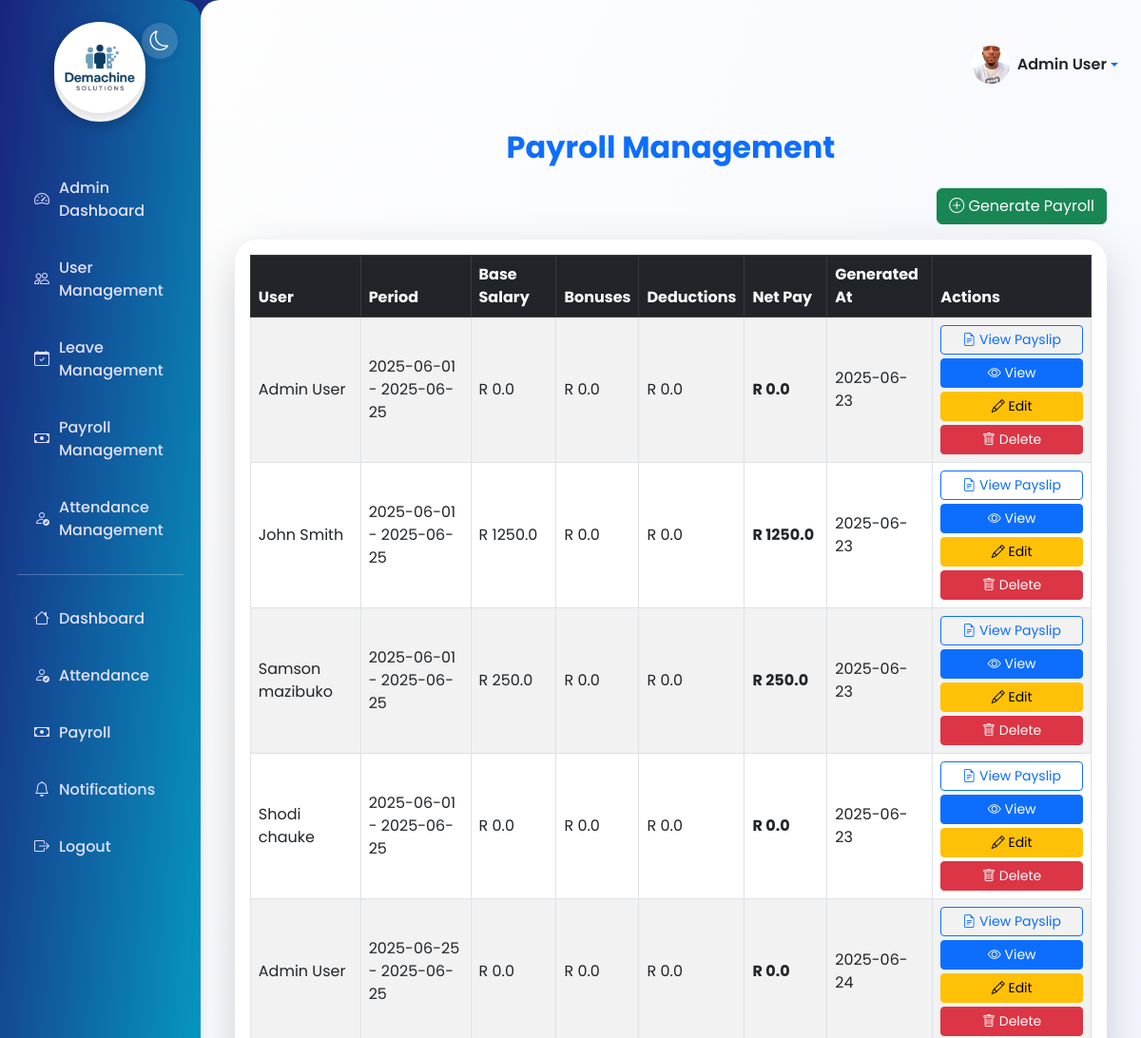
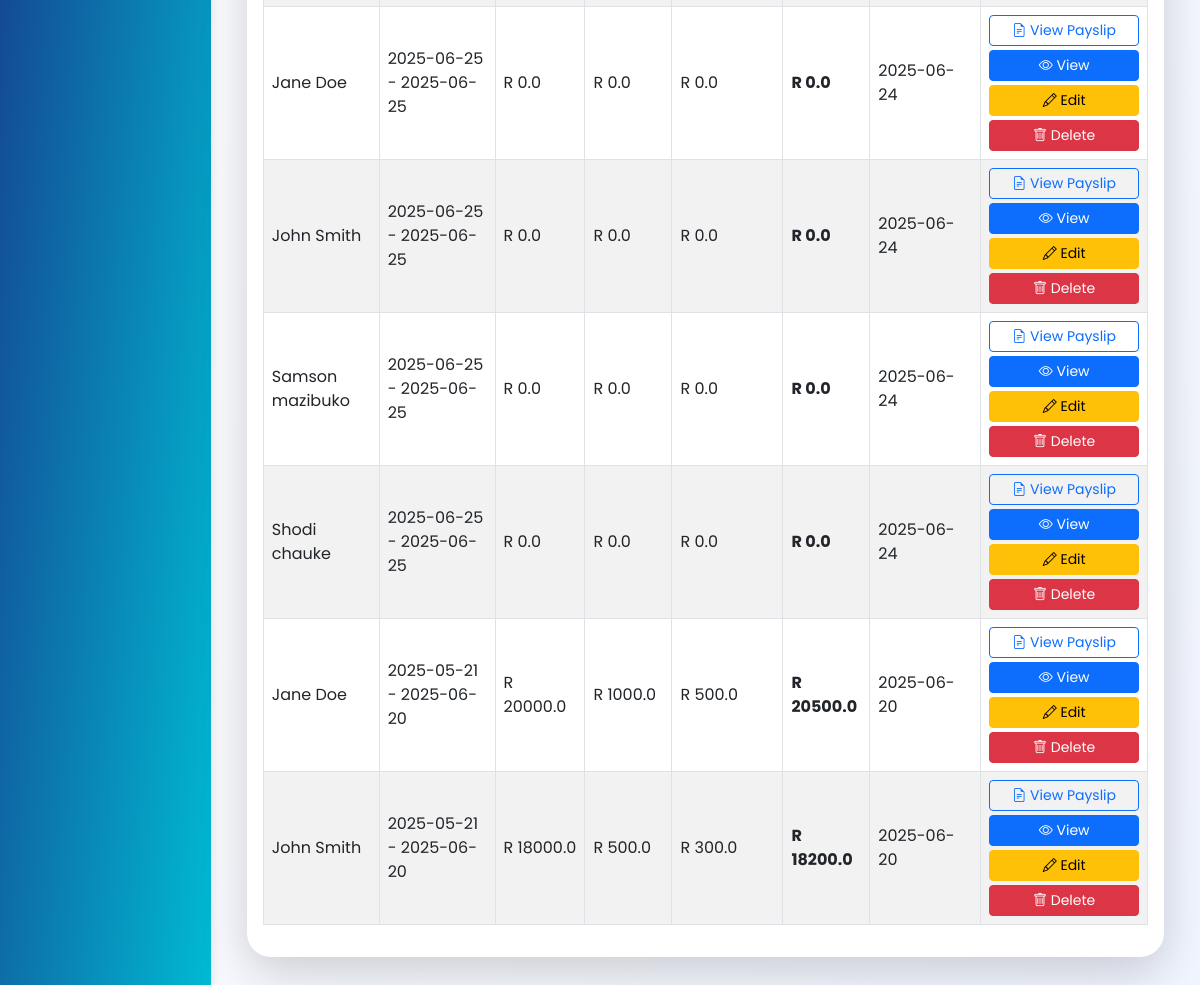
The app's page /admin/payroll (signed in) with its own data (2 pictures, top to bottom).
### models.py (models this page shows, shortened)
class User(db.Model, UserMixin):
    id = db.Column(db.Integer, primary_key=True)
    username = db.Column(db.String(80), unique=True, nullable=False)
    email = db.Column(db.String(120), unique=True, nullable=False)
    password_hash = db.Column(db.String(128), nullable=False)
    name = db.Column(db.String(100))
    phone = db.Column(db.String(20))
    role = db.Column(db.String(20), default='user')  # 'admin' or 'user'
    is_active = db.Column(db.Boolean, default=True)
    date_joined = db.Column(db.DateTime, default=datetime.utcnow)
    face_encoding = db.Column(db.PickleType)  # Store face encoding as binary
    profile_picture = db.Column(db.String(255))  # Filename of profile picture
    email_notifications = db.Column(db.Boolean, default=True)
    sms_notifications = db.Column(db.Boolean, default=False)
    is_verified = db.Column(db.Boolean, default=False)
    attendances = db.relationship('Attendance', backref='user', lazy=True)
    leaves = db.relationship('LeaveRequest', backref='user', lazy=True)
    payrolls = db.relationship('Payroll', backref='user', lazy=True)
    notifications = db.relationship('Notification', backref='user', lazy=True)

class Payroll(db.Model):
    id = db.Column(db.Integer, primary_key=True)
    user_id = db.Column(db.Integer, db.ForeignKey('user.id'), nullable=False)
    period_start = db.Column(db.Date, nullable=False)
    period_end = db.Column(db.Date, nullable=False)
    base_salary = db.Column(db.Float, nullable=False)
    bonuses = db.Column(db.Float, default=0.0)
    deductions = db.Column(db.Float, default=0.0)
    net_pay = db.Column(db.Float, nullable=False)
    generated_at = db.Column(db.DateTime, default=datetime.utcnow)

### app.py (the view)
@app.route('/admin/payroll')
@login_required
@admin_required
def admin_payroll():
    payrolls = Payroll.query.order_by(Payroll.period_end.desc()).all()
    return render_template('admin_payroll.html', payrolls=payrolls)

### app.py (called while the page is built)
@login_manager.user_loader
def load_user(user_id):
    return User.query.get(int(user_id))

def admin_required(f):
    @wraps(f)
    def decorated_function(*args, **kwargs):
        if not current_user.is_authenticated or current_user.role != 'admin':
            abort(403)
        return f(*args, **kwargs)
    return decorated_function

@app.before_request
def before_request():
    if current_user.is_authenticated:
        g.unread_notifications = Notification.query.filter_by(user_id=current_user.id, is_read=False).count()
    else:
        g.unread_notifications = 0

### templates/admin_payroll.html (shortened to what this page needs)
{% extends "layout.html" %}
{% block content %}
<div class="container py-4">
  <h2 class="mb-4 fw-bold text-primary text-center">Payroll Management</h2>
  <div class="d-flex justify-content-end mb-3">
    <a href="/admin/payroll/generate" class="btn btn-success"><i class="bi bi-plus-circle"></i> Generate Payroll</a>
  </div>
  <div class="card shadow-lg border-0 mb-4" style="border-radius: 1.5rem;">
    <div class="card-body">
      <div class="table-responsive">
        <table class="table table-bordered table-striped align-middle">
          <thead class="table-dark">
            <tr>
              <th>User</th>
              <th>Period</th>
              <th>Base Salary</th>
              <th>Bonuses</th>
              <th>Deductions</th>
              <th>Net Pay</th>
              <th>Generated At</th>
              <th>Actions</th>
            </tr>
          </thead>
          <tbody>
            {% for payroll in payrolls %}
            <tr>
              <td>{{ payroll.user.name or payroll.user.username }}</td>
              <td>{{ payroll.period_start.strftime('%Y-%m-%d') }} - {{ payroll.period_end.strftime('%Y-%m-%d') }}</td>
              <td>R {{ payroll.base_salary }}</td>
              <td>R {{ payroll.bonuses }}</td>
              <td>R {{ payroll.deductions }}</td>
              <td><strong>R {{ payroll.net_pay }}</strong></td>
              <td>{{ payroll.generated_at.strftime('%Y-%m-%d') }}</td>
              <td>
                <a href="/payroll/{{ payroll.id }}/payslip" class="btn btn-outline-primary btn-sm mb-1 w-100"><i class="bi bi-file-earmark-text"></i> View Payslip</a>
                <a href="/admin/payroll/{{ payroll.id }}" class="btn btn-primary btn-sm mb-1 w-100"><i class="bi bi-eye"></i> View</a>
                <a href="/admin/payroll/{{ payroll.id }}/edit" class="btn btn-warning btn-sm mb-1 w-100"><i class="bi bi-pencil"></i> Edit</a>
                <form method="post" action="/admin/payroll/{{ payroll.id }}/delete" style="display:inline;">
                  <button type="submit" class="btn btn-danger btn-sm w-100" onclick="return confirm('Delete this payroll record?');"><i class="bi bi-trash"></i> Delete</button>
                </form>
              </td>
            </tr>
            {% else %}
            <tr>
              <td colspan="8" class="text-center">No payroll records found.</td>
            </tr>
            {% endfor %}
          </tbody>
        </table>
      </div>
    </div>
  </div>
</div>
{% endblock %}

### templates/layout.html (shortened to what this page needs)
<!DOCTYPE html>
<html lang="en">
<head>
    <link href="https://cdn.jsdelivr.net/npm/bootstrap@5.3.0/dist/css/bootstrap.min.css" rel="stylesheet">
    <link href="https://cdn.jsdelivr.net/npm/bootstrap-icons@1.10.5/font/bootstrap-icons.css" rel="stylesheet">
</head>
<body>
    <div class="d-flex">
        <div class="sidebar">
            <div class="brand" style="justify-content: center; text-align: center;">
                <div class="brand-logo" style="margin: 0 auto;">
                    <img src="{{ url_for('static', filename='images/Demachine solutions.png') }}" alt="Demachine solutions logo" style="width:96px; height:96px; object-fit:cover; border-radius:50%; border:4px solid #fff; box-shadow:0 4px 16px rgba(0,0,0,0.18); margin-bottom:18px; background:#fff;">
                </div>
            </div>
            <button class="theme-toggle" id="themeToggle" title="Toggle dark/light mode">
                <i class="bi bi-moon" id="themeIcon"></i>
            </button>
            <ul class="nav flex-column mt-4">
                {% if current_user.is_authenticated %}
                    {% if current_user.role == 'admin' %}
                        <li class="nav-item"><a href="/admin" class="nav-link"><i class="bi bi-speedometer2"></i> Admin Dashboard</a></li>
                        <li class="nav-item"><a href="/admin/users" class="nav-link"><i class="bi bi-people"></i> User Management</a></li>
                        <li class="nav-item"><a href="/admin/leaves" class="nav-link"><i class="bi bi-calendar-check"></i> Leave Management</a></li>
                        <li class="nav-item"><a href="/admin/payroll" class="nav-link"><i class="bi bi-cash"></i> Payroll Management</a></li>
                        <li class="nav-item"><a href="/admin/attendance" class="nav-link"><i class="bi bi-person-check"></i> Attendance Management</a></li>
                        <li><hr></li>
                    {% endif %}
                    <li class="nav-item"><a href="/dashboard" class="nav-link"><i class="bi bi-house"></i> Dashboard</a></li>
                    <li class="nav-item"><a href="/attendance" class="nav-link"><i class="bi bi-person-check"></i> Attendance</a></li>
                    <li class="nav-item"><a href="/payroll" class="nav-link"><i class="bi bi-cash"></i> Payroll</a></li>
                    <li class="nav-item"><a href="/notifications" class="nav-link"><i class="bi bi-bell"></i> Notifications
                    </a></li>
                    <li class="nav-item"><a href="/logout" class="nav-link"><i class="bi bi-box-arrow-right"></i> Logout</a></li>
                {% else %}
                    <li class="nav-item"><a href="/login" class="nav-link"><i class="bi bi-box-arrow-in-right"></i> Login</a></li>
                {% endif %}
            </ul>
        </div>
        <div class="main-content">
            <div class="d-flex justify-content-end align-items-center mb-3" style="min-height:56px;">
                <div class="dropdown">
                    <a href="#" class="d-flex align-items-center text-decoration-none dropdown-toggle" id="profileDropdown" data-bs-toggle="dropdown" aria-expanded="false">
                        {% if current_user.profile_picture %}
                            <img src="{{ url_for('static', filename='images/profiles/' + current_user.profile_picture) }}" alt="Profile" class="rounded-circle me-2" style="width:40px; height:40px; object-fit:cover;">
                        {% else %}
                            <img src="{{ url_for('static', filename='images/default_avatar.png') }}" alt="Profile" class="rounded-circle me-2" style="width:40px; height:40px; object-fit:cover;">
                        {% endif %}
                        <span class="fw-semibold text-dark">{{ current_user.name or current_user.username }}</span>
                    </a>
                </div>
            </div>
            {% block content %}{% endblock %}
        </div>
    </div>
</body>
</html>

### templates/layout.html (style rules this page uses)
:root { --primary: #1a237e; --secondary: #00bcd4; --accent: #ff9800; --bg-light: #f4f8fb; --bg-dark: #232a3b; --sidebar-width: 250px; }
html, body { min-height: 100vh; font-family: 'Poppins', Arial, sans-serif; background: linear-gradient(135deg, var(--primary) 0%, var(--secondary) 100%); color: #222; }
.sidebar { background: linear-gradient(to bottom right, var(--primary), var(--secondary)); color: #fff; width: var(--sidebar-width); min-height: 100vh; padding: 32px 18px 18px 18px; box-shadow: 2px 0 8px rgba(0,0,0,0.08); border-top-right-radius: 20px; border-bottom-right-radius: 20px; position: relative; }
.sidebar .brand { display: flex; align-items: center; margin-bottom: 2.5rem; justify-content: center; text-align: center; }
.sidebar .brand-logo { width: 96px; height: 96px; border-radius: 50%; border: 4px solid #fff; box-shadow: 0 4px 16px rgba(0,0,0,0.18); margin-bottom: 18px; background: #fff; display: flex; align-items: center; justify-content: center; font-size: 2rem; font-weight: 700; color: #fff; margin-right: 1rem; }
.sidebar .nav-link { color: #e0e0ff; font-weight: 500; padding: 12px 18px; margin: 6px 0; border-radius: 12px; display: flex; align-items: center; transition: background-color 0.3s, color 0.2s, transform 0.2s; }
.sidebar .nav-link i { margin-right: 10px; }
.theme-toggle { position: absolute; top: 1.5rem; right: 1.5rem; background: rgba(255,255,255,0.15); border-radius: 50%; border: none; width: 38px; height: 38px; display: flex; align-items: center; justify-content: center; font-size: 1.3rem; color: #fff; box-shadow: 0 2px 8px rgba(0,0,0,0.08); transition: background 0.2s; }
.main-content { padding: 40px 24px; width: 100%; background: linear-gradient(to bottom right, #fefefe, #f1f5ff); border-top-left-radius: 20px; min-height: 100vh; }

### records on screen
User: profile_picture (picture), name "Admin User"
Payroll: user "Admin User", period_start "2025-06-01", period_end "2025-06-25", base_salary "0.0", bonuses "0.0", deductions "0.0", net_pay "0.0", generated_at "2025-06-23"
Payroll: user "John Smith", period_start "2025-06-01", period_end "2025-06-25", base_salary "1250.0", bonuses "0.0", deductions "0.0", net_pay "1250.0", generated_at "2025-06-23"
Payroll: user "Samson mazibuko", period_start "2025-06-01", period_end "2025-06-25", base_salary "250.0", bonuses "0.0", deductions "0.0", net_pay "250.0", generated_at "2025-06-23"
Payroll: user "Shodi chauke", period_start "2025-06-01", period_end "2025-06-25", base_salary "0.0", bonuses "0.0", deductions "0.0", net_pay "0.0", generated_at "2025-06-23"
Payroll: user "Admin User", period_start "2025-06-25", period_end "2025-06-25", base_salary "0.0", bonuses "0.0", deductions "0.0", net_pay "0.0", generated_at "2025-06-24"
Payroll: user "Jane Doe", period_start "2025-06-25", period_end "2025-06-25", base_salary "0.0", bonuses "0.0", deductions "0.0", net_pay "0.0", generated_at "2025-06-24"
Payroll: user "John Smith", period_start "2025-06-25", period_end "2025-06-25", base_salary "0.0", bonuses "0.0", deductions "0.0", net_pay "0.0", generated_at "2025-06-24"
Payroll: user "Samson mazibuko", period_start "2025-06-25", period_end "2025-06-25", base_salary "0.0", bonuses "0.0", deductions "0.0", net_pay "0.0", generated_at "2025-06-24"
Payroll: user "Shodi chauke", period_start "2025-06-25", period_end "2025-06-25", base_salary "0.0", bonuses "0.0", deductions "0.0", net_pay "0.0", generated_at "2025-06-24"
Payroll: user "Jane Doe", period_start "2025-05-21", period_end "2025-06-20", base_salary "20000.0", bonuses "1000.0", deductions "500.0", net_pay "20500.0", generated_at "2025-06-20"
Payroll: user "John Smith", period_start "2025-05-21", period_end "2025-06-20", base_salary "18000.0", bonuses "500.0", deductions "300.0", net_pay "18200.0", generated_at "2025-06-20"
